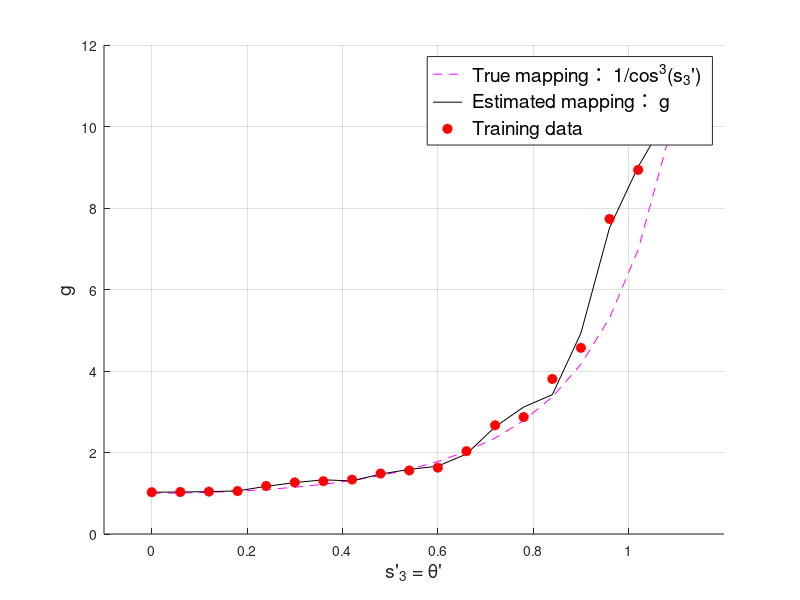
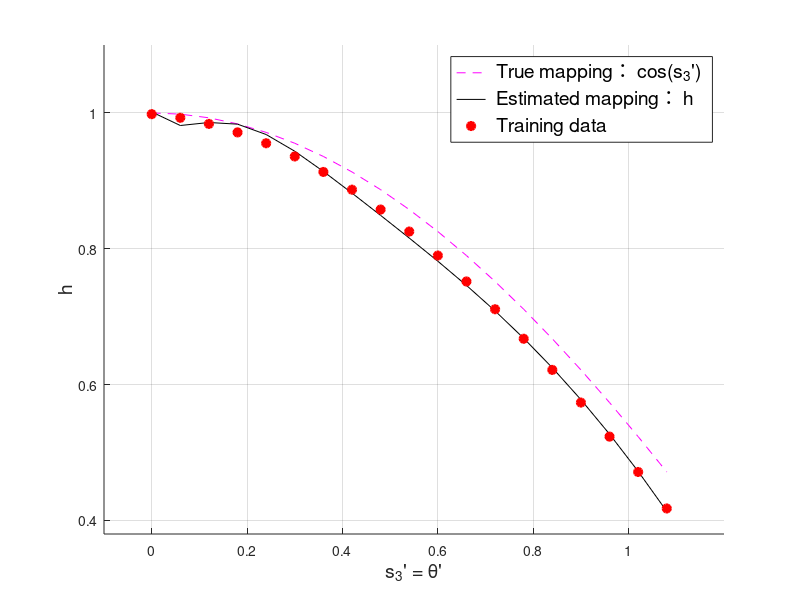

The MATLAB script that drew these images, in order:
clear;
close all;
load('all_estimation_12pi_new.mat')

tic

%---サンプル収集と誤差関数の定義----------------------------------------------------

dk1 = 0.1;   % 時間刻み
K1fin = 1.9;  %シミュレーション終了時間, length(k) = Kfin + 1
k1 = [0:dk1:K1fin];

u1_b1 = ones(length(k1),1) * 0.5; % 並進速度
u2_b1 = ones(length(k1),1) * (0.6); % 回転角速度

si_b1 = zeros(length(k1),3); % 観測するセンサ変数 , s = (s1, s2, s3) = (x ,y, θ)
si_b1(1,:) = [1 1 pi/4];    % (s1, s2, s3)の初期値を設定

si_c1 = zeros(length(k1),3); % 補正後のセンサ変数(zi,z3空間と等しい)、結果比較用
si_c1(1,:) = [0 0 0];


imax_g = 20;
imax_h = 10;

mean_g = zeros(imax_g,3);
var_g = 1;

mean_h = zeros(imax_h,3);
var_h = 1;

for i = 1 : imax_g
    mean_g(i,1) = i * 0.1;
    mean_g(i,2) = i * 0.1;
    mean_g(i,3) = i * 0.1;
end

for i = 1 : imax_h
    mean_h(i,1) = i * 0.1 - 0.25;
    mean_h(i,2) = i * 0.1 - 0.25;
    mean_h(i,3) = i * 0.1 - 0.25;
end


phi_g = zeros(length(k1)-1,imax_g);
phi_h = zeros(length(k1)-1,imax_h);

w_g = zeros(imax_g,1);
w_h = zeros(imax_h,1);

g_est = zeros(length(k1)-1,1);
h_est = zeros(length(k1)-1,1);


for j = 1 : length(k1)-1

    for i = 1 : imax_g
        phi_g(j,i) = exp( - sqrt( (si_b1(j,1) - mean_g(i,1)) ^ 2 + (si_b1(j,2) - mean_g(i,2)) ^ 2 + (si_b1(j,3) - mean_g(i,3)) ^ 2 ) / (2 * var_g ^ 2) );
    end
    
    for i = 1 : imax_h
        phi_h(j,i) = exp( - sqrt( (si_b1(j,1) - mean_h(i,1)) ^ 2 + (si_b1(j,2) - mean_h(i,2)) ^ 2 + (si_b1(j,3) - mean_h(i,3)) ^ 2 ) / (2 * var_h ^ 2) );
    end

    if j < length(k1) - 1

        si_b1(j+1,3) = si_b1(j,3) + u2_b1(j+1) * dk1;
        si_b1(j+1,1) = si_b1(j,1) + u1_b1(j+1) * cos(si_b1(j+1,3)) * dk1;
        si_b1(j+1,2) = si_b1(j,2) + u1_b1(j+1) * sin(si_b1(j+1,3)) * dk1;

        si_c1(j+1,3) = si_c1(j,3) + u2_b1(j+1) * dk1;
        si_c1(j+1,1) = si_c1(j,1) + u1_b1(j+1) * cos(si_c1(j+1,3)) * dk1;
        si_c1(j+1,2) = si_c1(j,2) + u1_b1(j+1) * sin(si_c1(j+1,3)) * dk1;

    end

end


w_g = (transpose(phi_g) * phi_g) \ transpose(phi_g) * g_b1;
w_h = (transpose(phi_h) * phi_h) \ transpose(phi_h) * h_b1;


g_est = phi_g * w_g;
h_est = phi_h * w_h;


%---g,hのplot--------------------------------------------------------

figure;
hold on;
grid on;

axis([-0.1 1.2 0 12.0]) % π/2 ≒ 1.57

for i = 1 : length(k1)-1
    g_ans(i) = 1 / (cos(si_c1(i,3)) * cos(si_c1(i,3)) * cos(si_c1(i,3)));
end

plot(si_c1(1:length(k1)-1,3), g_ans(:), '--m', si_c1(1:length(k1)-1,3), g_est(:), '-k', si_c1(1:length(k1)-1,3), g_b1(:),'o','MarkerEdgeColor','red','MarkerFaceColor','red','LineWidth', 1.5)
xlabel("s'_3 = θ'",'FontSize',14)
ylabel('g','FontSize',14)
legend(" True mapping： 1/cos^3(s_3')",' Estimated mapping： g',' Training data','FontSize',14)

hold off;


figure;
hold on;
grid on;

axis([-0.1 1.2 0.38 1.1]) % π/2 ≒ 1.57

plot(si_c1(1:length(k1)-1,3), cos(si_c1(1:length(k1)-1,3)), '--m', si_c1(1:length(k1)-1,3), h_est(:), '-k', si_c1(1:length(k1)-1,3), h_b1(:),'o','MarkerEdgeColor','red','MarkerFaceColor','red','LineWidth', 1.5)
xlabel("s_3' = θ'",'FontSize',14)
ylabel("h",'FontSize',14)
legend(" True mapping： cos(s_3')",' Estimated mapping： h',' Training data','FontSize',14)

hold off;



toc
